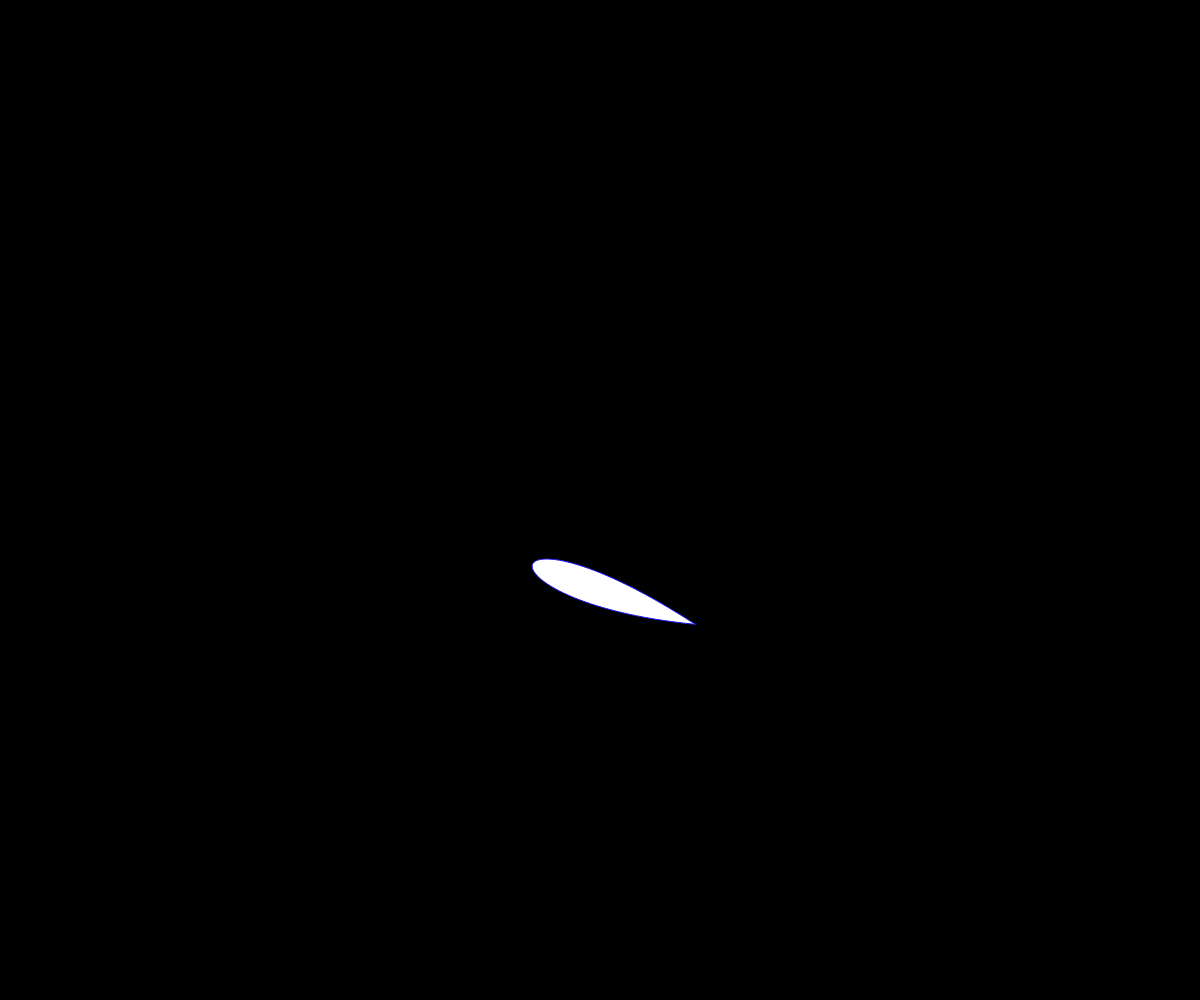
Frame 1 (no input)
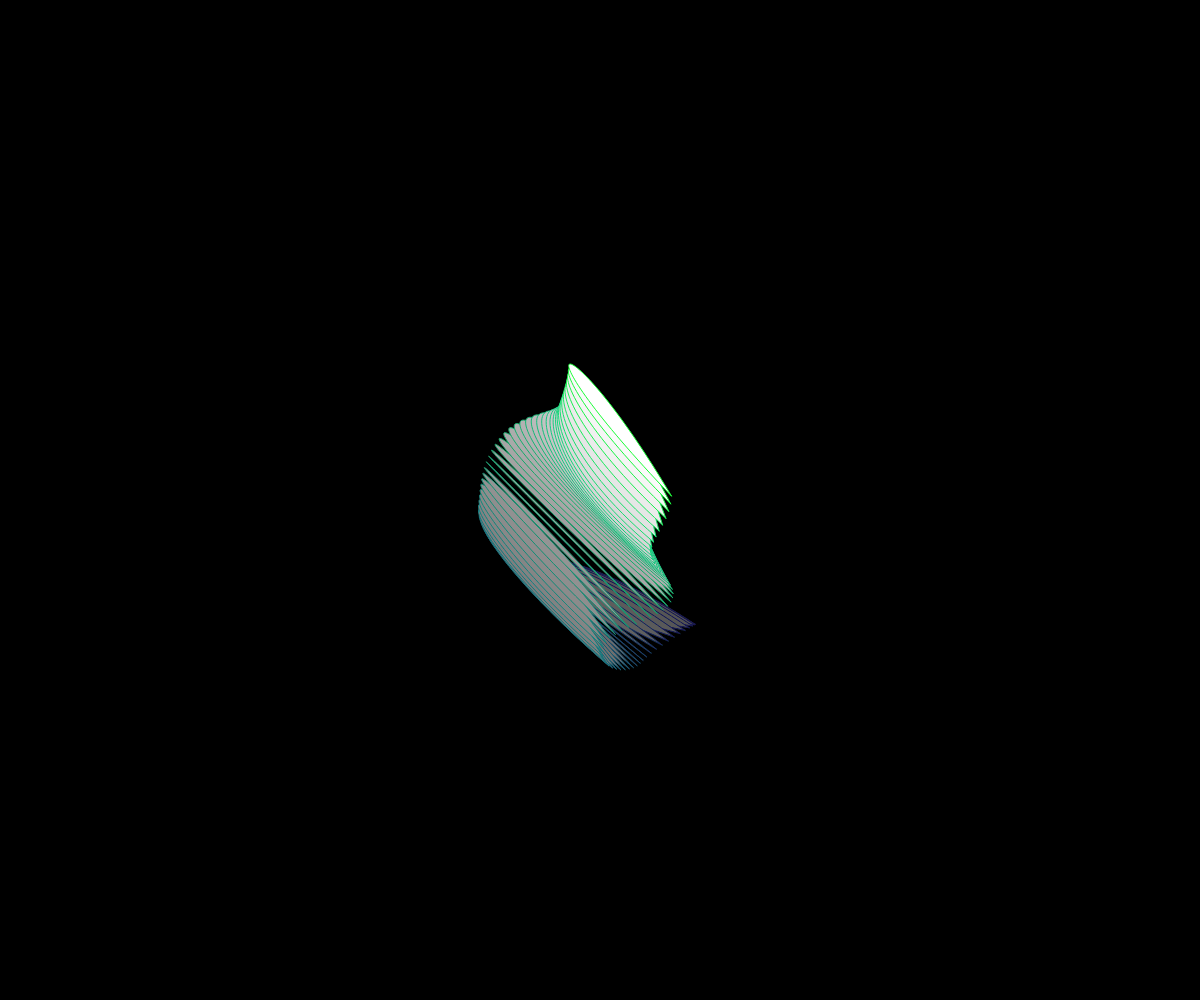
Frame 60 (no input)
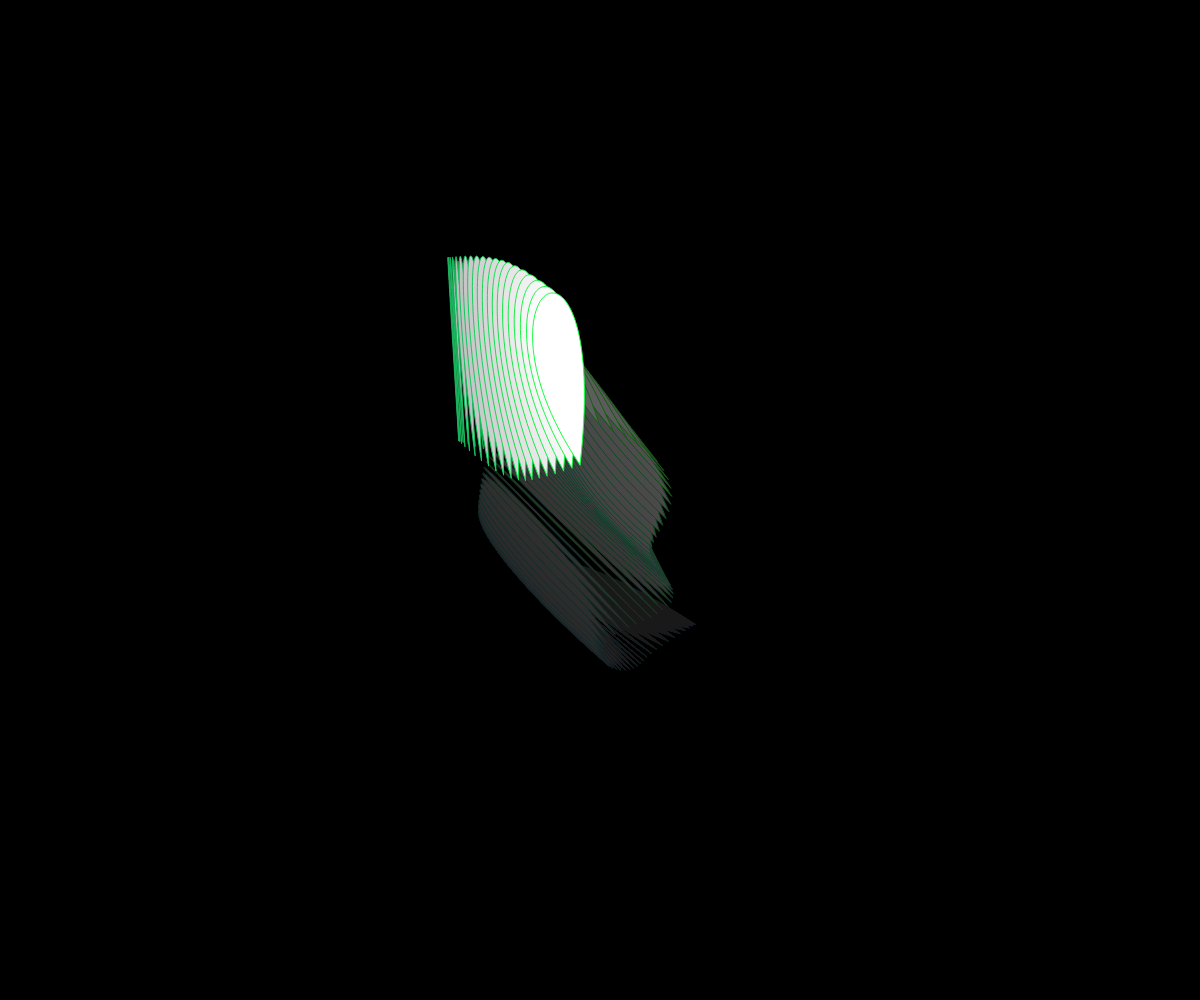
Frame 120 (the mouse pressed at the canvas centre since frame 60)

The p5.js sketch that drew these frames (run headless with seeded random() and noise() and a simulated clock; from frame 60 on, the mouse is pressed at the canvas centre):

// p5.js sketch
// ── sketch.js
let h;

function setup() {
  createCanvas(windowWidth, windowHeight);
  background(0);
  t = 0;
}

function draw() {
  colorMode(RGB);
  background(0, 5);

  let x1 = width * noise(t + 15);
  let x2 = width * noise(t + 25);
  let x3 = width * noise(t + 35);
  let x4 = width * noise(t + 45);
  let y1 = height * noise(t + 55);
  let y2 = height * noise(t + 65);
  let y3 = height * noise(t + 75);
  let y4 = height * noise(t + 85);
  
  colorMode(HSB);
  
  h = map((noise(0 + frameCount*0.01)), 0, 1, 0, 360);
  
  //noFill();
  stroke(h, 90, 100);
  strokeWeight(1);

  bezier(x1, y1, x2, y2, x3, y3, x1, y1);
  
  t += 0.01;
}
